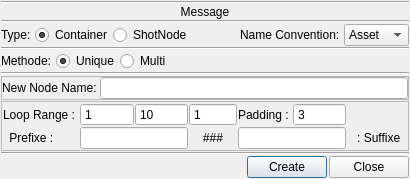
<?xml version="1.0" encoding="UTF-8"?>
<ui version="4.0">
 <class>editProdTree</class>
 <widget class="QDialog" name="editProdTree">
  <property name="geometry">
   <rect>
    <x>0</x>
    <y>0</y>
    <width>410</width>
    <height>177</height>
   </rect>
  </property>
  <property name="windowTitle">
   <string>Dialog</string>
  </property>
  <layout class="QGridLayout" name="gridLayout_2">
   <property name="margin">
    <number>1</number>
   </property>
   <property name="spacing">
    <number>1</number>
   </property>
   <item row="0" column="0">
    <widget class="Line" name="line">
     <property name="orientation">
      <enum>Qt::Horizontal</enum>
     </property>
    </widget>
   </item>
   <item row="1" column="0">
    <widget class="QLabel" name="lMessage">
     <property name="font">
      <font>
       <pointsize>9</pointsize>
      </font>
     </property>
     <property name="text">
      <string>Message</string>
     </property>
     <property name="alignment">
      <set>Qt::AlignCenter</set>
     </property>
    </widget>
   </item>
   <item row="2" column="0">
    <widget class="Line" name="line_2">
     <property name="orientation">
      <enum>Qt::Horizontal</enum>
     </property>
    </widget>
   </item>
   <item row="3" column="0">
    <layout class="QHBoxLayout" name="hlNodeType">
     <item>
      <widget class="QLabel" name="lNodeType">
       <property name="text">
        <string>Type: </string>
       </property>
      </widget>
     </item>
     <item>
      <widget class="QRadioButton" name="rbContainer">
       <property name="text">
        <string>Container</string>
       </property>
       <property name="checked">
        <bool>true</bool>
       </property>
       <attribute name="buttonGroup">
        <string notr="true">rbgNodeType</string>
       </attribute>
      </widget>
     </item>
     <item>
      <widget class="QRadioButton" name="rbShotNode">
       <property name="text">
        <string>ShotNode</string>
       </property>
       <attribute name="buttonGroup">
        <string notr="true">rbgNodeType</string>
       </attribute>
      </widget>
     </item>
     <item>
      <spacer name="horizontalSpacer">
       <property name="orientation">
        <enum>Qt::Horizontal</enum>
       </property>
       <property name="sizeHint" stdset="0">
        <size>
         <width>40</width>
         <height>20</height>
        </size>
       </property>
      </spacer>
     </item>
     <item>
      <widget class="QLabel" name="lNameCvtn">
       <property name="text">
        <string>Name Convention: </string>
       </property>
      </widget>
     </item>
     <item>
      <widget class="QComboBox" name="cbNameCvtn">
       <property name="minimumSize">
        <size>
         <width>65</width>
         <height>0</height>
        </size>
       </property>
       <property name="sizeAdjustPolicy">
        <enum>QComboBox::AdjustToContentsOnFirstShow</enum>
       </property>
       <item>
        <property name="text">
         <string>Asset</string>
        </property>
       </item>
       <item>
        <property name="text">
         <string>Shot</string>
        </property>
       </item>
      </widget>
     </item>
    </layout>
   </item>
   <item row="4" column="0">
    <widget class="Line" name="line_3">
     <property name="orientation">
      <enum>Qt::Horizontal</enum>
     </property>
    </widget>
   </item>
   <item row="5" column="0">
    <layout class="QHBoxLayout" name="hlMethode">
     <item>
      <widget class="QLabel" name="lMethode">
       <property name="text">
        <string>Methode: </string>
       </property>
      </widget>
     </item>
     <item>
      <widget class="QRadioButton" name="rbUnique">
       <property name="text">
        <string>Unique</string>
       </property>
       <property name="checked">
        <bool>true</bool>
       </property>
       <attribute name="buttonGroup">
        <string notr="true">rbgMethode</string>
       </attribute>
      </widget>
     </item>
     <item>
      <widget class="QRadioButton" name="rbMulti">
       <property name="text">
        <string>Multi</string>
       </property>
       <attribute name="buttonGroup">
        <string notr="true">rbgMethode</string>
       </attribute>
      </widget>
     </item>
     <item>
      <spacer name="horizontalSpacer_2">
       <property name="orientation">
        <enum>Qt::Horizontal</enum>
       </property>
       <property name="sizeHint" stdset="0">
        <size>
         <width>40</width>
         <height>20</height>
        </size>
       </property>
      </spacer>
     </item>
    </layout>
   </item>
   <item row="6" column="0">
    <widget class="Line" name="line_4">
     <property name="orientation">
      <enum>Qt::Horizontal</enum>
     </property>
    </widget>
   </item>
   <item row="8" column="0">
    <widget class="QFrame" name="fMulti">
     <property name="frameShape">
      <enum>QFrame::StyledPanel</enum>
     </property>
     <layout class="QGridLayout" name="gridLayout">
      <property name="margin">
       <number>1</number>
      </property>
      <property name="spacing">
       <number>1</number>
      </property>
      <item row="0" column="0">
       <widget class="QLabel" name="lLoopRange">
        <property name="sizePolicy">
         <sizepolicy hsizetype="Fixed" vsizetype="Preferred">
          <horstretch>0</horstretch>
          <verstretch>0</verstretch>
         </sizepolicy>
        </property>
        <property name="minimumSize">
         <size>
          <width>60</width>
          <height>0</height>
         </size>
        </property>
        <property name="text">
         <string>Loop Range : </string>
        </property>
       </widget>
      </item>
      <item row="1" column="3">
       <widget class="QLabel" name="lPadd">
        <property name="text">
         <string>###</string>
        </property>
        <property name="alignment">
         <set>Qt::AlignCenter</set>
        </property>
       </widget>
      </item>
      <item row="0" column="3">
       <widget class="QSpinBox" name="sbStep">
        <property name="buttonSymbols">
         <enum>QAbstractSpinBox::NoButtons</enum>
        </property>
        <property name="maximum">
         <number>1000</number>
        </property>
        <property name="value">
         <number>1</number>
        </property>
       </widget>
      </item>
      <item row="0" column="5">
       <widget class="QSpinBox" name="sbPadding">
        <property name="buttonSymbols">
         <enum>QAbstractSpinBox::NoButtons</enum>
        </property>
        <property name="value">
         <number>3</number>
        </property>
       </widget>
      </item>
      <item row="0" column="4">
       <widget class="QLabel" name="lPadding">
        <property name="text">
         <string>Padding : </string>
        </property>
        <property name="alignment">
         <set>Qt::AlignCenter</set>
        </property>
       </widget>
      </item>
      <item row="1" column="4" colspan="2">
       <widget class="QLineEdit" name="leSuffixe"/>
      </item>
      <item row="1" column="6">
       <widget class="QLabel" name="lSuffixe">
        <property name="sizePolicy">
         <sizepolicy hsizetype="Fixed" vsizetype="Preferred">
          <horstretch>0</horstretch>
          <verstretch>0</verstretch>
         </sizepolicy>
        </property>
        <property name="minimumSize">
         <size>
          <width>60</width>
          <height>0</height>
         </size>
        </property>
        <property name="text">
         <string> : Suffixe</string>
        </property>
        <property name="alignment">
         <set>Qt::AlignCenter</set>
        </property>
       </widget>
      </item>
      <item row="0" column="2">
       <widget class="QSpinBox" name="sbStop">
        <property name="buttonSymbols">
         <enum>QAbstractSpinBox::NoButtons</enum>
        </property>
        <property name="maximum">
         <number>1000</number>
        </property>
        <property name="value">
         <number>10</number>
        </property>
       </widget>
      </item>
      <item row="1" column="0">
       <widget class="QLabel" name="lPrefixe">
        <property name="sizePolicy">
         <sizepolicy hsizetype="Fixed" vsizetype="Preferred">
          <horstretch>0</horstretch>
          <verstretch>0</verstretch>
         </sizepolicy>
        </property>
        <property name="minimumSize">
         <size>
          <width>60</width>
          <height>0</height>
         </size>
        </property>
        <property name="text">
         <string>Prefixe : </string>
        </property>
        <property name="alignment">
         <set>Qt::AlignCenter</set>
        </property>
       </widget>
      </item>
      <item row="1" column="1" colspan="2">
       <widget class="QLineEdit" name="lePrefixe"/>
      </item>
      <item row="0" column="1">
       <widget class="QSpinBox" name="sbStart">
        <property name="buttonSymbols">
         <enum>QAbstractSpinBox::NoButtons</enum>
        </property>
        <property name="maximum">
         <number>1000</number>
        </property>
        <property name="value">
         <number>1</number>
        </property>
       </widget>
      </item>
     </layout>
    </widget>
   </item>
   <item row="9" column="0">
    <widget class="Line" name="line_5">
     <property name="orientation">
      <enum>Qt::Horizontal</enum>
     </property>
    </widget>
   </item>
   <item row="10" column="0">
    <layout class="QHBoxLayout" name="hlButtons">
     <property name="spacing">
      <number>2</number>
     </property>
     <item>
      <spacer name="horizontalSpacer_3">
       <property name="orientation">
        <enum>Qt::Horizontal</enum>
       </property>
       <property name="sizeHint" stdset="0">
        <size>
         <width>40</width>
         <height>20</height>
        </size>
       </property>
      </spacer>
     </item>
     <item>
      <widget class="QPushButton" name="bCreate">
       <property name="text">
        <string>Create</string>
       </property>
      </widget>
     </item>
     <item>
      <widget class="QPushButton" name="bClose">
       <property name="text">
        <string>Close</string>
       </property>
      </widget>
     </item>
    </layout>
   </item>
   <item row="7" column="0">
    <widget class="QFrame" name="fUnique">
     <property name="frameShape">
      <enum>QFrame::StyledPanel</enum>
     </property>
     <layout class="QHBoxLayout" name="hlUnique">
      <property name="spacing">
       <number>0</number>
      </property>
      <property name="margin">
       <number>0</number>
      </property>
      <item>
       <widget class="QLabel" name="lNodeName">
        <property name="text">
         <string>New Node Name: </string>
        </property>
       </widget>
      </item>
      <item>
       <widget class="QLineEdit" name="leNodeName"/>
      </item>
     </layout>
    </widget>
   </item>
  </layout>
 </widget>
 <resources/>
 <connections/>
 <buttongroups>
  <buttongroup name="rbgMethode"/>
  <buttongroup name="rbgNodeType"/>
 </buttongroups>
</ui>
